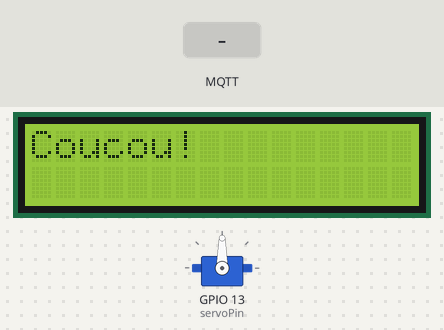
Bench run of a program on a simulated ESP32. Shown: 16×2 character LCD, servo. Inputs (shaded band) come from the test bench. WiFi joins after 1.5 s; servers stay silent unless stated; no MQTT or app messages arrive unless stated; what the program prints to the serial monitor is not drawn.

Above: at 2.7 s.
2.8 s: MQTT message "off" arrives on the first subscribed topic
At 2.97 s:
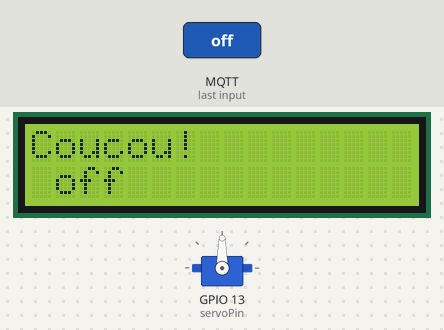
5.2 s: MQTT message "on" arrives on the first subscribed topic
At 5.37 s:
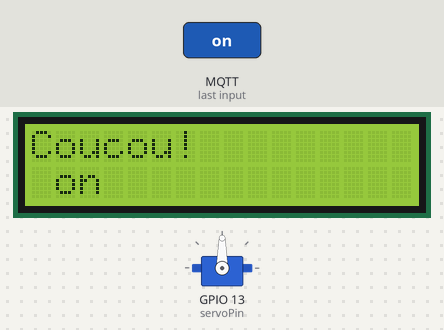
8.2 s: MQTT message "5" arrives on the second subscribed topic
At 9.6 s:
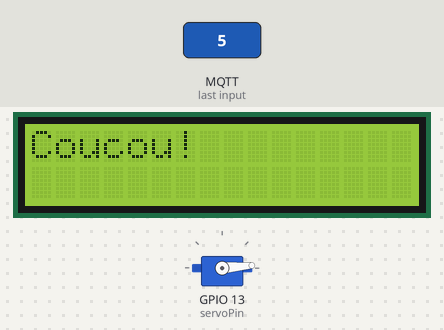
10.3 s: MQTT message "5" arrives on the first subscribed topic
At 10.47 s:
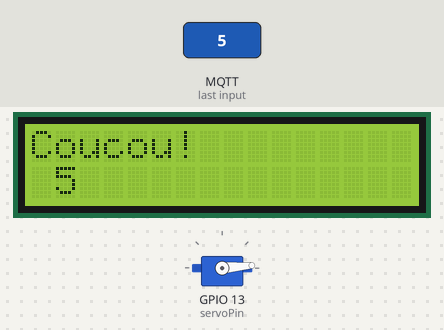
13.3 s: MQTT message "200" arrives on the second subscribed topic
At 13.8 s:
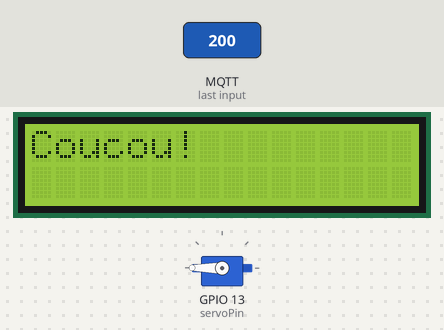
Timing chart, 0 to 16.3 s (numbered marks = the images above; inputs shaded):
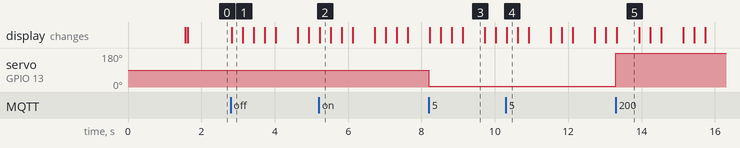

Measured:
- after the input at 2.8 s, the display: changes at once (image 1)
- after the input at 5.2 s, the display: changes at once (image 2)
- after the input at 8.2 s, servo on GPIO 13 (servoPin): 90° → 5° at once
- after the input at 10.3 s, the display: changes at once (image 4)
- after the input at 13.3 s, servo on GPIO 13 (servoPin): 5° → 180° at once
- what the display in image 3 shows lasts 0.6 s, from 9.1 s to 9.7 s

The program:

main.cpp
```cpp
#include <WiFi.h>
#include <PubSubClient.h>
#include <Wire.h>
#include <LiquidCrystal_I2C.h>
#include <ESP32Servo.h>

// --- Informations WiFi et MQTT ---
const char *ssid = "NIBBA4773";
const char *password = "12345678";

// Adresse du broker sur le réseau souhaité
const char *mqtt_server = "192.168.137.1"; // Broker sur la carte réseau "Connexion au réseau local* 3"
const int mqtt_port = 1883;
const char *mqtt_user = "user1";    // Optionnel
const char *mqtt_password = "1234"; // Optionnel

// Topics MQTT
const char *mqtt_topic_display = "esp32/display"; // Pour recevoir des messages d'affichage sur le LCD
const char *mqtt_topic_servo = "esp32/servo";     // Pour envoyer les valeurs du servo

WiFiClient espClient;
PubSubClient client(espClient);

// --- Configuration de l'écran LCD ---
LiquidCrystal_I2C lcd(0x27, 16, 2);
String messageStatic = "Coucou!";
String messageToScroll = "";
int scrollSpeed = 300; // en ms
unsigned long lastScrollTime = 0;
int scrollPos = 0;
bool isScrolling = false;

// --- Définition des broches du servo moteur ---
static const int servoPin = 13;
Servo servo1;

// --- Connexion au WiFi ---
void setup_wifi()
{
  Serial.println();
  Serial.print("Connexion au WiFi ");
  Serial.println(ssid);
  WiFi.mode(WIFI_STA);
  WiFi.begin(ssid, password);
  while (WiFi.status() != WL_CONNECTED)
  {
    delay(500);
    Serial.print(".");
  }
  Serial.println();
  Serial.print("Connecté, IP : ");
  Serial.println(WiFi.localIP());
}

// --- Callback MQTT ---
void callback(char *topic, byte *payload, unsigned int length)
{
  Serial.print("Message reçu sur le topic ");
  Serial.print(topic);
  Serial.print(" : ");
  String message = "";
  for (unsigned int i = 0; i < length; i++)
  {
    message += (char)payload[i];
  }
  Serial.println(message);

  // Si le message provient du topic d'affichage, on met à jour le texte à scroller sur le LCD.
  if (String(topic) == mqtt_topic_display)
  {
    messageToScroll = " " + message + " ";
    scrollPos = 0;
    isScrolling = true;
  }
  else if (String(topic) == mqtt_topic_servo)
  {
    int pos = message.toInt();
    servo1.write(pos);
    Serial.print("Position du servo : ");
    Serial.println(pos);
  }
}

// --- Reconnexion MQTT ---
void reconnect()
{
  // Boucle jusqu'à connexion au broker
  while (!client.connected())
  {
    Serial.print("Tentative de connexion MQTT...");
    if (client.connect("ESP32Client", mqtt_user, mqtt_password))
    {
      Serial.println("Connecté");
      // S'abonner au topic d'affichage
      client.subscribe(mqtt_topic_display);
      client.subscribe(mqtt_topic_servo);
    }
    else
    {
      Serial.print("Échec, code erreur = ");
      Serial.print(client.state());
      Serial.println(" nouvelle tentative dans 5 secondes");
      delay(5000);
    }
  }
}

void setup()
{
  Serial.begin(115200);
  setup_wifi();
  client.setServer(mqtt_server, mqtt_port);
  client.setCallback(callback);

  // Initialisation du LCD
  lcd.init();
  lcd.backlight();

  // Initialisation du Servo
  servo1.attach(servoPin, 0, 4000);
}

void updateLCD()
{
  static String lastMessageStatic = "";
  static String lastMessageToScroll = "";
  static int lastScrollPos = -1;

  if (messageStatic != lastMessageStatic)
  {
    lcd.setCursor(0, 0);
    lcd.print(messageStatic + "      "); // On ajoute des espaces pour effacer d'anciens caractères
    lastMessageStatic = messageStatic;
  }

  if (isScrolling && millis() - lastScrollTime >= scrollSpeed)
  {
    lastScrollTime = millis();
    if (scrollPos != lastScrollPos || messageToScroll != lastMessageToScroll)
    {
      lcd.setCursor(0, 1);
      String displayText = messageToScroll.substring(scrollPos, scrollPos + 16);
      if (displayText.length() < 16)
      {
        displayText += "                " + messageToScroll.substring(0, 16 - displayText.length());
      }
      lcd.print(displayText);
      lastScrollPos = scrollPos;
      lastMessageToScroll = messageToScroll;
    }
    scrollPos++;
    if (scrollPos > messageToScroll.length())
    {
      scrollPos = 0;
    }
  }
}

void loop()
{
  if (!client.connected())
  {
    reconnect();
  }
  client.loop();

  // --- Gestion de l'affichage sur le LCD ---
  updateLCD();
}
```
